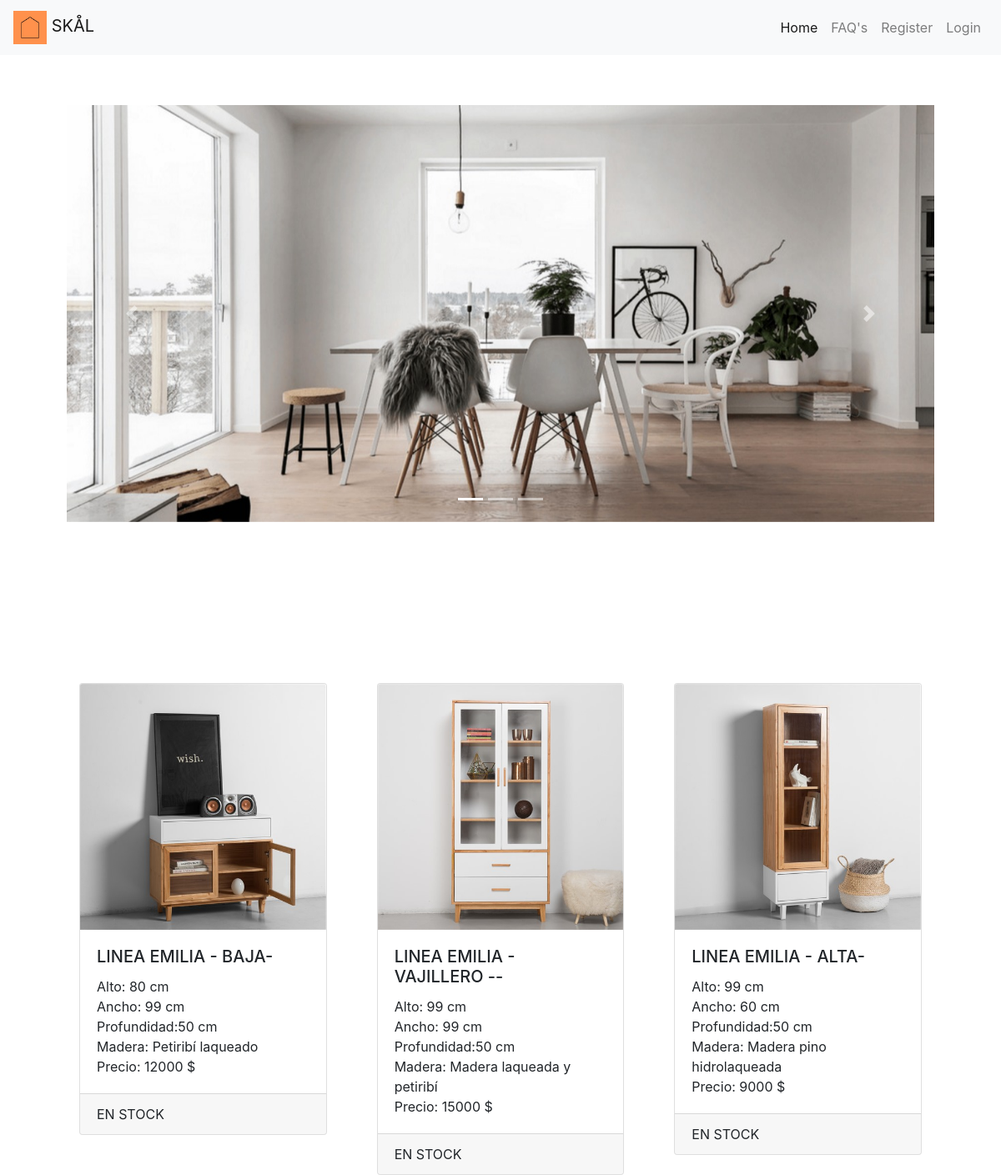
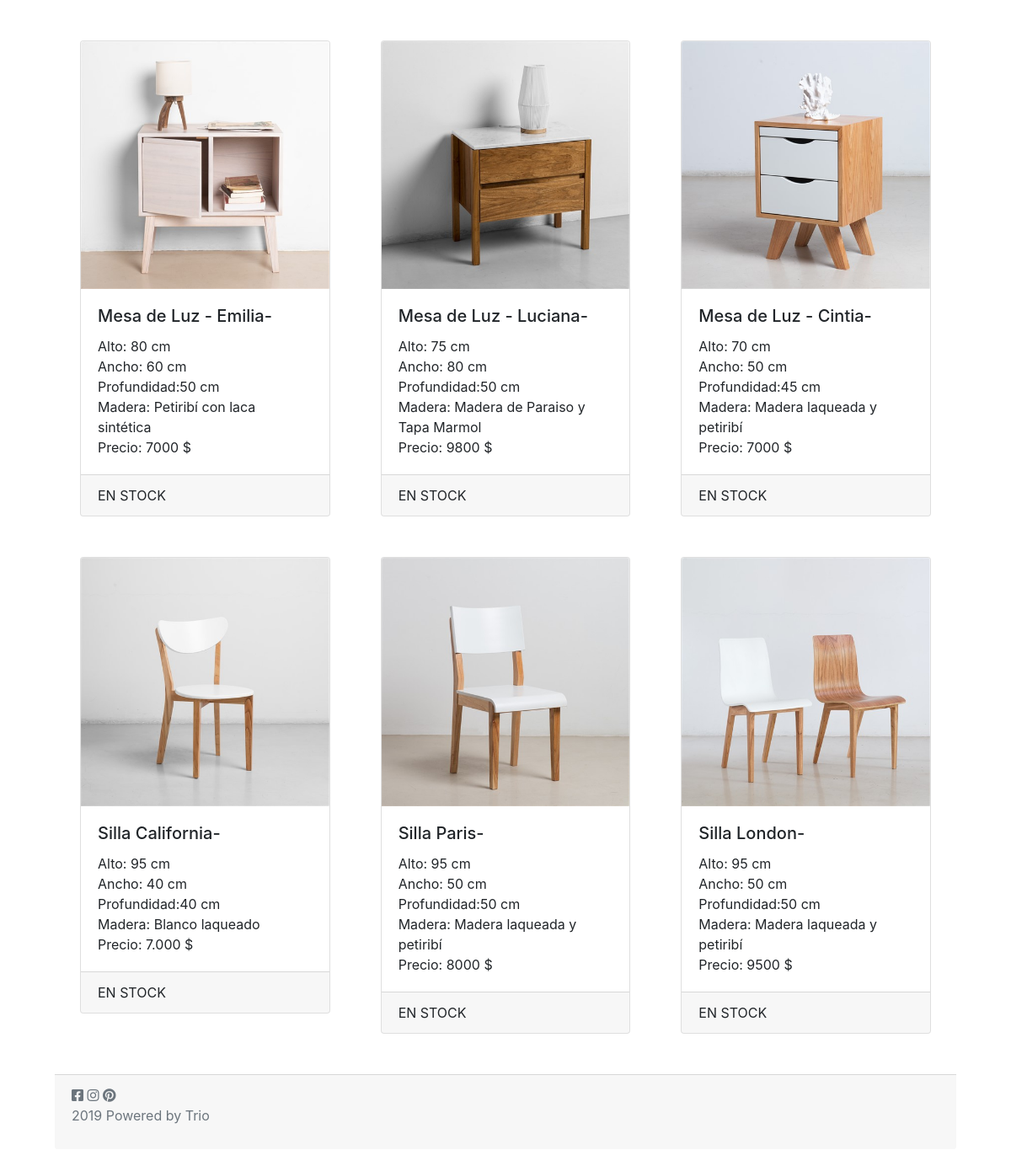
The page / on the database its author committed (2 pictures, top to bottom).
### tables this page shows
CREATE TABLE `muebles` (
  `id` int(11) NOT NULL,
  `nombre` varchar(45) NOT NULL,
  `precio` varchar(45) NOT NULL,
  `material` varchar(45) DEFAULT NULL,
  `alto` decimal(2,0) DEFAULT NULL,
  `ancho` decimal(2,0) DEFAULT NULL,
  `profundidad` decimal(2,0) DEFAULT NULL,
  `color` varchar(50) DEFAULT NULL,
  `foto` varchar(200) DEFAULT NULL
);

### Clases/query.php (called while the page is built, shortened)
<?php
class Query{
    static public function listado($pdo,$tabla){
        $sql="select * from $tabla";
        $consulta= $pdo->query($sql);
        $listado=$consulta->fetchall(PDO::FETCH_ASSOC);
        return $listado;
    }
}

### listadoProductos.php (the view, shortened to what this page needs)
<?php
require_once("loader.php");
$muebles = Query::listado($pdo, 'muebles');
 ?>
<section class="container">
<div class="card-deck row mt-5">
   <?php foreach ($muebles as $key => $mueble) : ?>
     <div class="col-md-4 mb-5">
       <div class="card">
         <img src="imagenes/<?= $mueble['foto']?>" class="card-img-top" alt="...">
         <div class="card-body">
           <h5 class="card-title"><?= $mueble['nombre']?>-</h5>
           <p class="card-text">
             Alto: <?= $mueble['alto']?> cm <br>
             Ancho: <?= $mueble['ancho']?> cm<br>
             Profundidad:<?= $mueble['profundidad']?> cm<br>
             Madera: <?= $mueble['material']?> <br>
             Precio: <?= $mueble['precio']?> $<br>
           </p>
         </div>
         <div class="card-footer">EN STOCK</div>
       </div>
     </div>
   <?php endforeach ?>
</div>
</section>

### CSS/master.css (style rules this page uses)
.container { min-height: calc(100vh - (89px + 66px)); margin-top: 20px; }

### rows shown on the page
muebles: foto (picture), nombre "LINEA EMILIA - BAJA", alto "80", ancho "99", profundidad "50", material "Petiribí laqueado", precio "12000"
muebles: foto (picture), nombre "LINEA EMILIA - VAJILLERO -", alto "99", ancho "99", profundidad "50", material "Madera laqueada y petiribí", precio "15000"
muebles: foto (picture), nombre "LINEA EMILIA - ALTA", alto "99", ancho "60", profundidad "50", material "Madera pino hidrolaqueada", precio "9000"
muebles: foto (picture), nombre "Mesa de Luz - Emilia", alto "80", ancho "60", profundidad "50", material "Petiribí con laca sintética", precio "7000"
muebles: foto (picture), nombre "Mesa de Luz - Luciana", alto "75", ancho "80", profundidad "50", material "Madera de Paraiso y Tapa Marmol", precio "9800"
muebles: foto (picture), nombre "Mesa de Luz - Cintia", alto "70", ancho "50", profundidad "45", material "Madera laqueada y petiribí", precio "7000"
muebles: foto (picture), nombre "Silla California", alto "95", ancho "40", profundidad "40", material "Blanco laqueado", precio "7.000"
muebles: foto (picture), nombre "Silla Paris", alto "95", ancho "50", profundidad "50", material "Madera laqueada y petiribí", precio "8000"
muebles: foto (picture), nombre "Silla London", alto "95", ancho "50", profundidad "50", material "Madera laqueada y petiribí", precio "9500"
